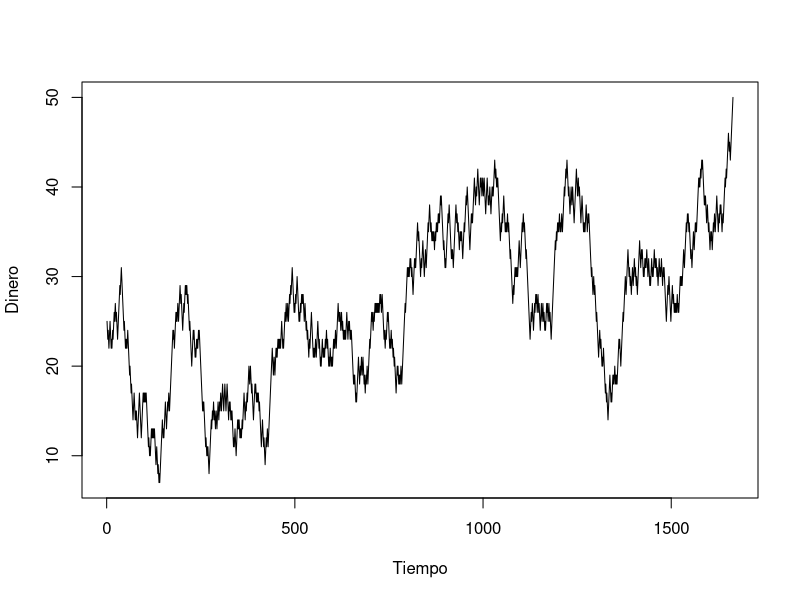

Write R code to recreate this figure.
# S es la cantidad de dinero que está en juego
# k es la cantidad de dinero inicial del jugador A
# p es la probabilidad de que el jugador A gane en cada paso
# Esta función simula el juego hasta que el jugador A
# se quede con todo el dinero, o quede en bancarrota.
GamblersRuin <- function(S, k, p, graf=FALSE) {
  if(graf) G <- c(k)
  dinero <- k
  while(dinero != 0 && dinero != S){
    r <- sample(2, 1, prob=c(1 - p, p)) # Valor aleatorio entre 1 y 2.
    # print(dinero) Para ver un proceso en particular, descomentar esta linea
    if(r > 1){
      dinero <- dinero + 1
    }
    else {
      dinero <- dinero - 1
    }
    if(graf) G <- append(G, dinero)
  }
  if(graf){
    pdf("gamblersruin.pdf")
    plot(G, type='l', xlab="Tiempo", ylab="Dinero")
    dev.off()
  }
  return(dinero == S)
}

# rep es la cantidad de repeticiones que se quieren simular
# S es la cantidad de dinero que está en juego
# k es la cantidad de dinero inicial del jugador A
# p es la probabilidad de que A gane en cada paso
# Esta funcion simplemente simula GamblersRuin 'rep' veces, y
# obtiene información empírica basada en sus resultados.
PruebaEmpirica <- function(rep, S, k, p) {
  acum <- 0
  for (i in 1:rep) {
    s <- GamblersRuin(S, k, p)
    if(s) acum <- acum + 1
  }
  return(acum / rep)
}

# Algunas pruebas interesantes

# Si le pasamos el parámetro 'graf' en TRUE, la función nos va a devolver un
# lindo gráfico de la cantidad de dinero del jugador A en función del tiempo.
# El gráfico queda guardado en 'gamblersruin.pdf', en la carpeta actual.
GamblersRuin(50, 25, 0.49, graf=TRUE)

# En este, empezamos con 7 dólares, y hay 10 en juego, nuestra probabilidad de ganar
# cada ronda es de 0.42. A pesar de la clara ventaja inicial, las probabilidades
# son más grandes de quedar en la ruina que de ganar.
PruebaEmpirica(200, 4, 2, 0.42)
# Resultado teórico: 0.3541127

# En este, empezamos con 4 dólares, y solo necesitamos uno más para ganar (hay 5 en
# juego), pero nuestra chance de ganar cada ronda es de 0.3. Aún a pesar de la gran
# ventaja, es más probable quedar en la ruina que ganar.
PruebaEmpirica(300, 5, 4, 0.3)
# Resultado teórico: 0.4201884

# Este es particularmente divertido, empezamos con 50 dólares, y necesitamos llegar a 100,
# y la probabilidad de ganar en cada partida es de 0.495, es decir, el juego está muy cerca
# de ser justo.
# Advertencia: Esta simulación tarda mucho.
PruebaEmpirica(300, 100, 50, 0.495) 
# Resultado teórico: 0.2689349

# Resulta fascinante que estas simulaciones, puestas como juegos en un casino, 
# podrían resultar exageramente atractivas, a pesar de la tan baja probabilidad
# de ser 'ganados'.
